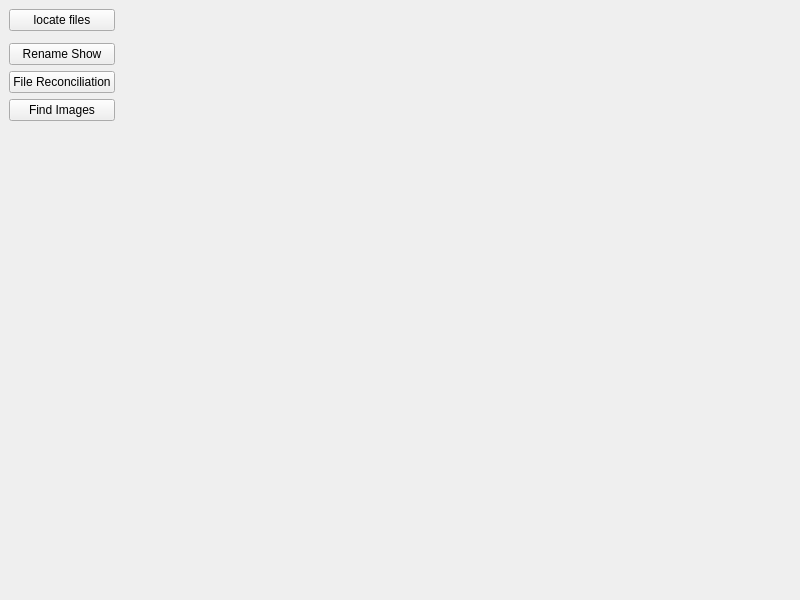
<?xml version="1.0" encoding="UTF-8"?>
<ui version="4.0">
 <class>tw</class>
 <widget class="QMainWindow" name="tw">
  <property name="geometry">
   <rect>
    <x>0</x>
    <y>0</y>
    <width>800</width>
    <height>600</height>
   </rect>
  </property>
  <property name="windowTitle">
   <string>Tools</string>
  </property>
  <widget class="QWidget" name="centralwidget">
   <layout class="QGridLayout" name="gridLayout">
    <item row="0" column="1" rowspan="6">
     <widget class="QWidget" name="tool_window_controls" native="true">
      <layout class="QGridLayout" name="gridLayout_2">
       <item row="0" column="0">
        <spacer name="horizontalSpacer">
         <property name="orientation">
          <enum>Qt::Horizontal</enum>
         </property>
         <property name="sizeHint" stdset="0">
          <size>
           <width>40</width>
           <height>20</height>
          </size>
         </property>
        </spacer>
       </item>
      </layout>
     </widget>
    </item>
    <item row="2" column="0">
     <widget class="QPushButton" name="show_rename">
      <property name="text">
       <string>Rename Show</string>
      </property>
     </widget>
    </item>
    <item row="5" column="0">
     <spacer name="verticalSpacer">
      <property name="orientation">
       <enum>Qt::Vertical</enum>
      </property>
      <property name="sizeHint" stdset="0">
       <size>
        <width>20</width>
        <height>40</height>
       </size>
      </property>
     </spacer>
    </item>
    <item row="0" column="0">
     <widget class="QPushButton" name="build_index">
      <property name="text">
       <string>locate files</string>
      </property>
     </widget>
    </item>
    <item row="3" column="0">
     <widget class="QPushButton" name="dbg">
      <property name="text">
       <string>File Reconciliation</string>
      </property>
     </widget>
    </item>
    <item row="4" column="0">
     <widget class="QPushButton" name="show_images">
      <property name="text">
       <string>Find Images</string>
      </property>
     </widget>
    </item>
   </layout>
  </widget>
 </widget>
 <resources/>
 <connections/>
</ui>
